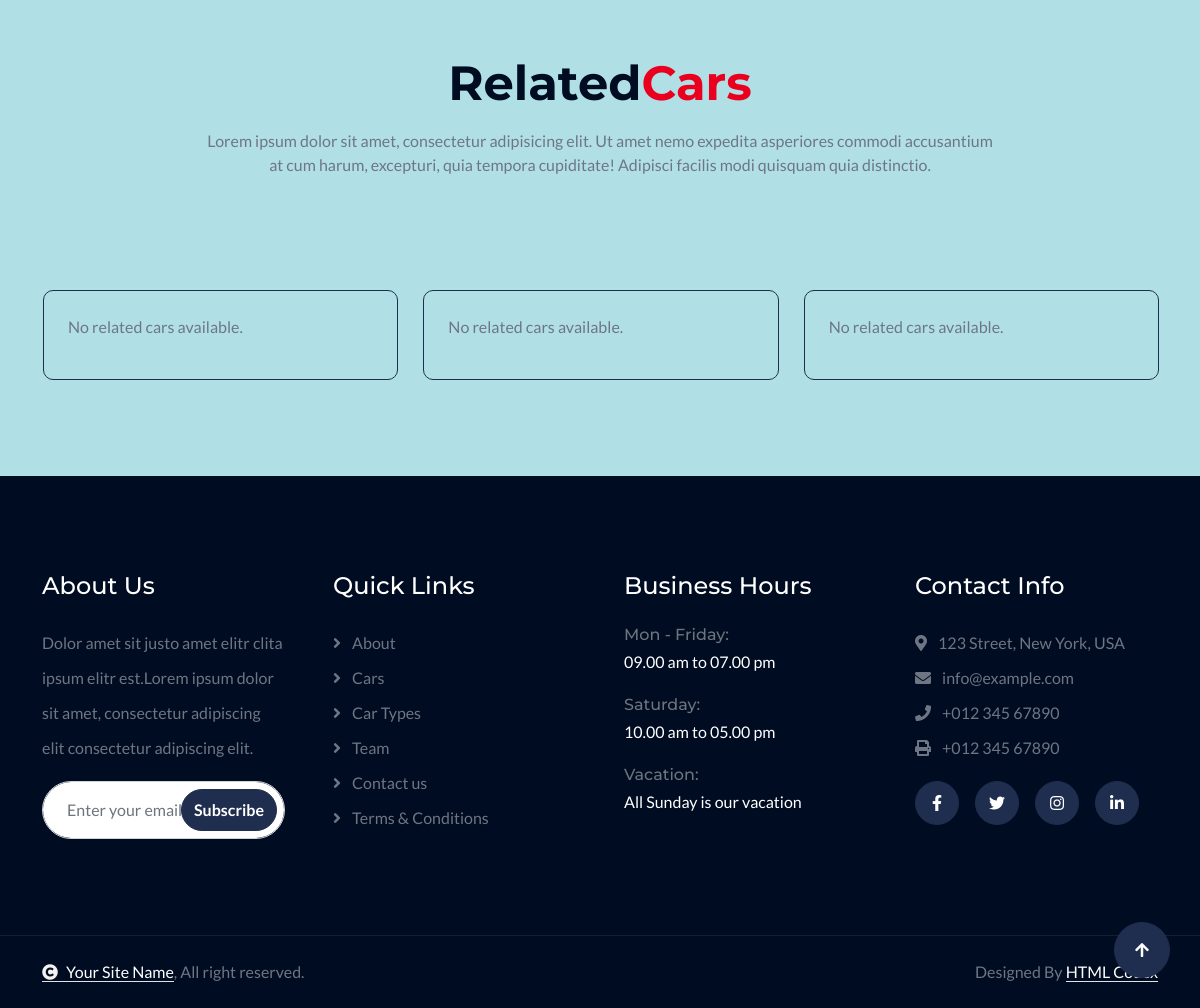
The page /items/12/ (lower part) on the database as committed earlier.
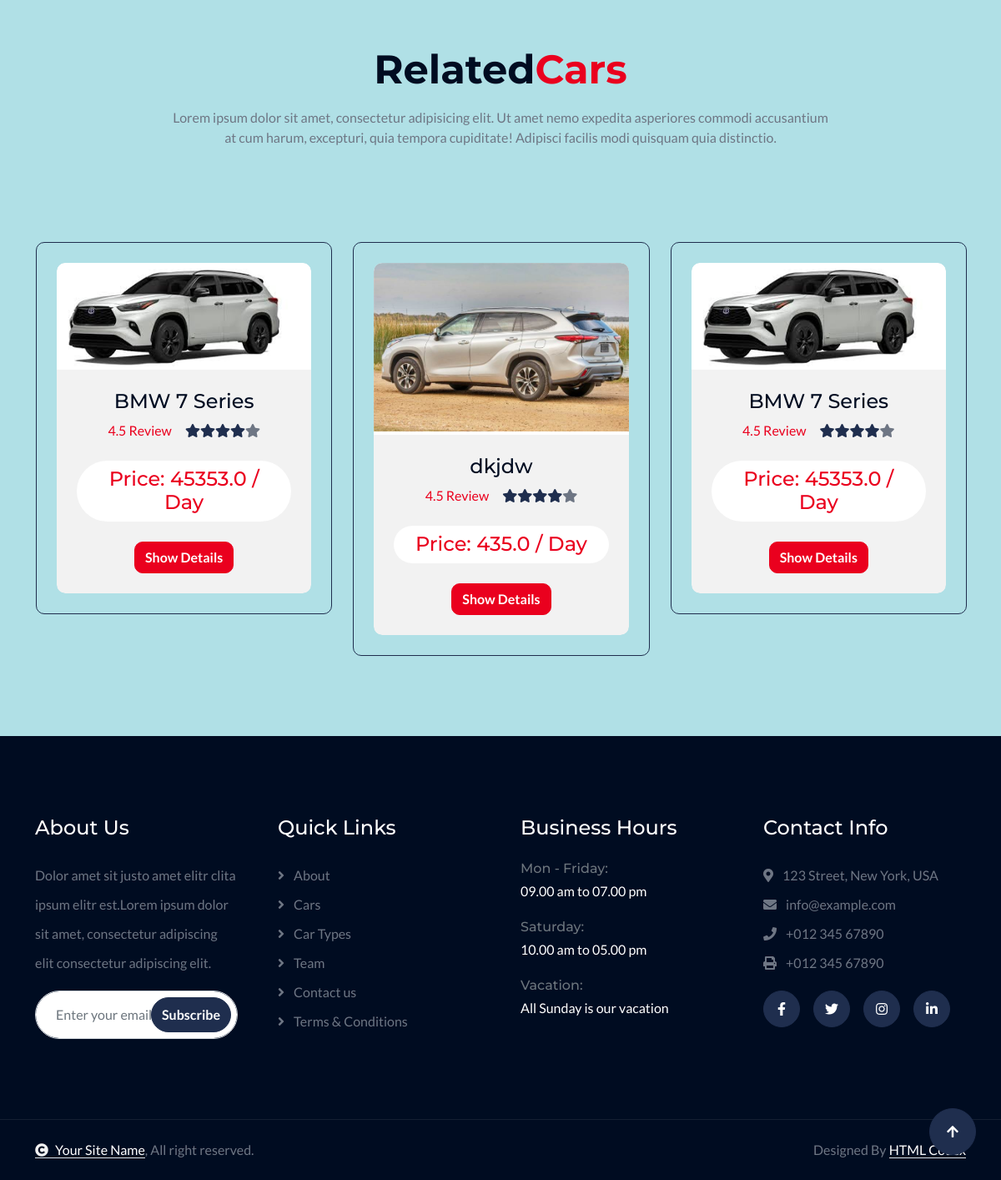
The same page on the database as committed later.
### item/models.py (models this page shows, shortened)
class Item(models.Model):
    category = models.ForeignKey(Category, related_name='items', on_delete=models.CASCADE)
    name = models.CharField(max_length=255)
    company = models.CharField(max_length=255, blank=True, null=True)
    model = models.CharField(max_length=255, blank=True, null=True)
    seats = models.IntegerField(blank=True, null=True)
    fuel_type = models.CharField(max_length=255, blank=True, null=True)
    gear_type = models.CharField(max_length=255, blank=True, null=True)
    description = models.TextField(blank=True, null=True)
    price = models.FloatField()
    image = models.ImageField(upload_to='item_images', blank=True, null=True)
    is_sold = models.BooleanField(default=False)
    created_by = models.ForeignKey(User, related_name='items', on_delete=models.CASCADE)
    created_at = models.DateTimeField(auto_now_add=True)

### item/views.py (the view)
# urls.py: path('<int:pk>/', views.detail, name='detail'),
def detail(request, pk):
    item = get_object_or_404(Item, pk=pk)
    related_items = Item.objects.filter(category=item.category, is_sold=False).exclude(pk=pk)[0:3]
    return render(request, 'item/detail.html', {
        'item': item,
        'related_items':related_items
    })

### item/templates/item/detail.html (shortened to what this page needs)
{% extends "core/base.html" %}
{% load static %}
{% block content %}
<br><br>
<div class="container my-5">
    <div class="row">
        <div class="col-sm-7">
        </div>
        <div class="col-sm-5">
        </div>
    </div>
</div>
<div class="container-fluid categories pb-5">
    <div class="container pb-5">
        <div class="text-center mx-auto pb-5 wow fadeInUp" data-wow-delay="0.1s" style="max-width: 800px;">
            <h1 class="display-5 text-capitalize mb-3">Related<span class="text-primary">Cars</span></h1>
            <p class="mb-0">Lorem ipsum dolor sit amet, consectetur adipisicing elit. Ut amet nemo expedita asperiores commodi accusantium at cum harum, excepturi, quia tempora cupiditate! Adipisci facilis modi quisquam quia distinctio.</p>
        </div>
        <div class="categories-carousel owl-carousel wow fadeInUp" data-wow-delay="0.1s">
            {% if related_items %}
                {% for item in related_items %}
                    <div class="categories-item p-4">
                        <div class="categories-item-inner">
                            <a href="{% url 'item:detail' item.id %}">
                                <div class="categories-img rounded-top">
                                    <img src="{{ item.image.url }}" class="img-fluid w-100 rounded-top" alt="">
                                </div>
                                <div class="categories-content rounded-bottom p-4">
                                    <h4>{{ item.name }}</h4>
                                    <div class="categories-review mb-4">
                                        <div class="me-3">4.5 Review</div>
                                        <div class="d-flex justify-content-center text-secondary">
                                            <i class="fas fa-star"></i>
                                            <i class="fas fa-star"></i>
                                            <i class="fas fa-star"></i>
                                            <i class="fas fa-star"></i>
                                            <i class="fas fa-star text-body"></i>
                                        </div>
                                    </div>
                                    <div class="mb-4">
                                        <h4 class="bg-white text-primary rounded-pill py-2 px-4 mb-0">Price: {{ item.price }} / Day</h4>
                                    </div>
                                    <a href="{% url 'item:detail' item.id %}" class="btn btn-primary" target="_blank">Show Details</a>
                                </div>
                            </a>
                        </div>
                    </div>
                {% endfor %}
            {% else %}
                <div class="categories-item p-4">
                    <p>No related cars available.</p>
                </div>
            {% endif %}
        </div>
    </div>
</div>
{% endblock content %}

Rows that differ between the two databases and show on the page:
added Item: image (picture), name "BMW 7 Series", price "45353.0"
added Item: image (picture), name "dkjdw", price "435.0"
Other text that changed with them:
text no longer shown: "No related cars available."
